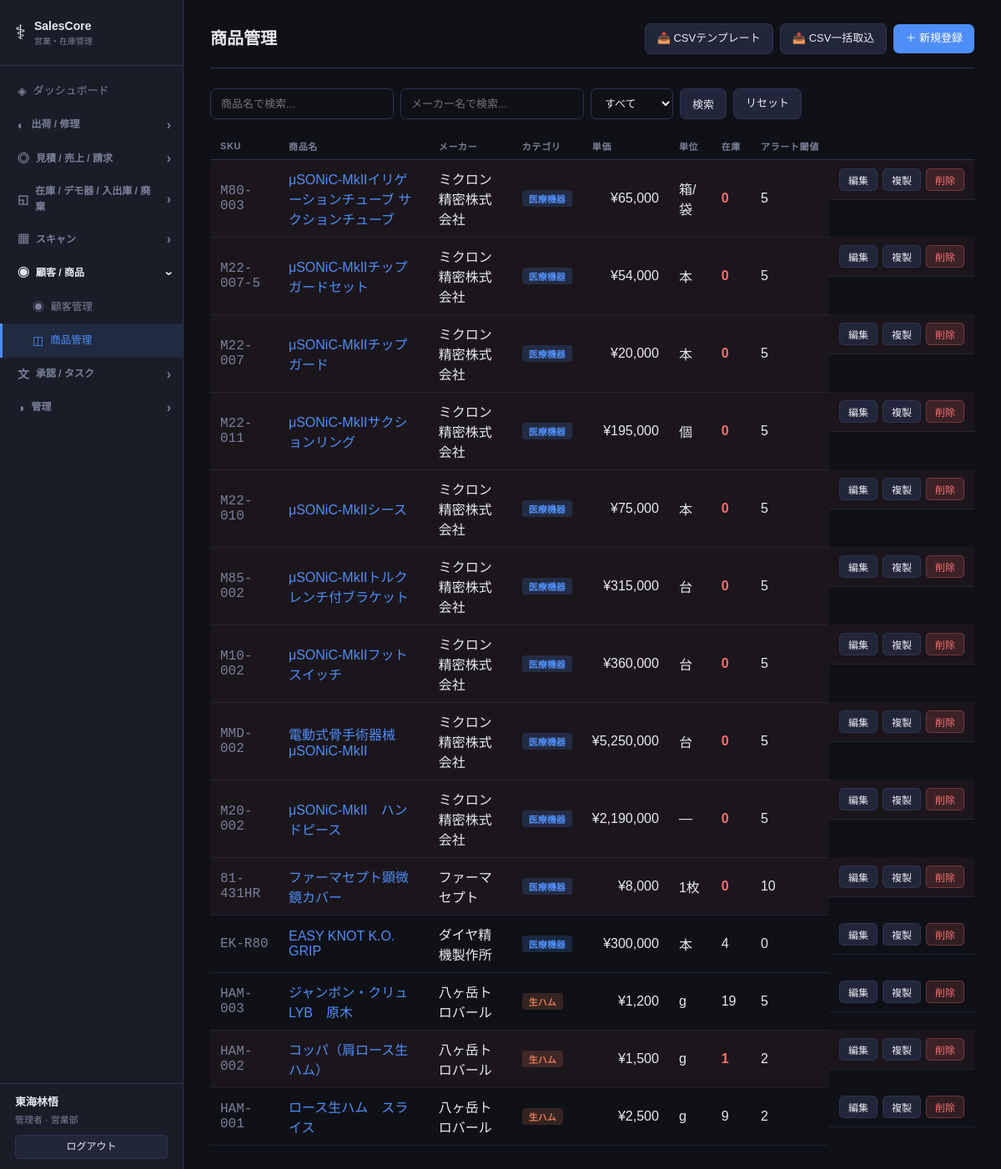
/products (signed in), run on the app's committed database.
### models.py (models this page shows)
class Base(DeclarativeBase):
    pass

class Staff(Base):
    __tablename__ = "staffs"
    id = Column(Integer, primary_key=True, autoincrement=True)
    name = Column(String(100), nullable=False)
    login_id = Column(String(50), unique=True, nullable=False)
    password_hash = Column(String(200), nullable=False)
    role = Column(String(20), default="user")
    department = Column(String(100), nullable=True)
    email = Column(String(200), nullable=True)
    is_active = Column(Boolean, default=True)
    last_active_at = Column(DateTime, nullable=True)
    last_active_page = Column(String(200), nullable=True)
    created_at = Column(DateTime, default=datetime.now)

class Product(Base):
    __tablename__ = "products"
    id = Column(Integer, primary_key=True, autoincrement=True)
    name = Column(String(200), nullable=False)
    category = Column(String(50), nullable=False)
    sku = Column(String(100), unique=True, nullable=True)
    unit_price = Column(Float, nullable=False)
    unit = Column(String(20), nullable=True)
    stock_alert_threshold = Column(Integer, default=10)
    alert_enabled = Column(Boolean, default=True, nullable=False)
    tracking_type = Column(String(20), default="none")
    maker = Column(String(200), nullable=True)
    jan_code = Column(String(50), nullable=True)          # JANコード
    approval_number = Column(String(100), nullable=True)  # 承認番号 / 認証番号
    device_class = Column(String(20), nullable=True)      # クラス分類: misc/1/2/3/4
    sales_role = Column(String(20), nullable=True)        # maker / distributor
    model_spec = Column(Text, nullable=True)              # 型式・仕様
    sterility = Column(String(20), nullable=True)         # 滅菌状態: sterile / non_sterile
    notes = Column(Text, nullable=True)
    created_at = Column(DateTime, default=datetime.now)
    inventory = relationship("Inventory", back_populates="product", uselist=False)
    inventory_histories = relationship("InventoryHistory", back_populates="product")
    quote_items = relationship("QuoteItem", back_populates="product")
    shipments = relationship("Shipment", back_populates="product")

### routers/products.py (the view)
@router.get("/products", response_class=HTMLResponse)
def list_products(request: Request, search: str = "", maker: str = "", category: str = "", db: Session = Depends(get_db)):
    products = crud.get_products(db, search=search, maker=maker, category=category)
    return templates.TemplateResponse("products/list.html", {
        "request": request, "products": products, "search": search, "maker": maker, "category": category
    })

### templates/products/list.html (shortened to what this page needs)
﻿{% extends "base.html" %}
{% block content %}
<div class="page-header">
  <h1 class="page-title">商品管理</h1>
  <div style="display:flex;gap:8px;align-items:center">
    <a href="/products/csv-template" class="btn btn-ghost" style="font-size:13px">📥 CSVテンプレート</a>
    <label class="btn btn-ghost" style="font-size:13px;cursor:pointer;margin:0">
      📤 CSV一括取込
    </label>
    <a href="/products/new" class="btn btn-primary">＋ 新規登録</a>
  </div>
</div>
<div class="filter-bar">
  <form method="get" class="filter-form">
    <input name="search" value="{{ search }}" placeholder="商品名で検索..." class="input">
    <input name="maker" value="{{ maker }}" placeholder="メーカー名で検索..." class="input">
    <select name="category" class="select">
      <option value="">すべて</option>
    </select>
    <button type="submit" class="btn btn-ghost">検索</button>
    <a href="/products" class="btn btn-ghost">リセット</a>
  </form>
</div>
<div class="table-wrap">
  <table class="table">
    <thead>
      <tr><th>SKU</th><th>商品名</th><th>メーカー</th><th>カテゴリ</th><th>単価</th><th>単位</th><th>在庫</th><th>アラート閾値</th><th></th></tr>
    </thead>
    <tbody>
      {% for p in products %}
      {% set stock = p.inventory.current_stock if p.inventory else 0 %}
      {% set is_alert = p.alert_enabled and stock <= p.stock_alert_threshold %}
      <tr class="{{ 'alert-row' if is_alert else '' }}">
        <td class="mono text-muted">{{ p.sku or "―" }}</td>
        <td><a href="/products/{{ p.id }}" class="link">{{ p.name }}</a></td>
        <td>{{ p.maker or "―" }}</td>
        <td><span class="badge badge-{{ p.category }}">{{ "医療機器" if p.category == "medical" else "生ハム" }}</span></td>
        <td class="text-right">¥{{ "{:,.0f}".format(p.unit_price) }}</td>
        <td>{{ p.unit or "―" }}</td>
        <td class="{{ 'text-danger fw-bold' if is_alert else '' }}">{{ stock }}</td>
        <td>{{ p.stock_alert_threshold }}</td>
        <td class="actions">
          <a href="/products/{{ p.id }}/edit" class="btn btn-sm btn-ghost">編集</a>
          <form method="post" action="/products/{{ p.id }}/duplicate" style="display:inline" onsubmit="return confirm('この商品を複製しますか？')">
            <button class="btn btn-sm btn-ghost">複製</button>
          </form>
          <form method="post" action="/products/{{ p.id }}/delete" style="display:inline" onsubmit="return confirm('削除しますか？')">
            <button class="btn btn-sm btn-danger">削除</button>
          </form>
        </td>
      </tr>
      {% else %}
      <tr><td colspan="9" class="empty">商品が登録されていません</td></tr>
      {% endfor %}
    </tbody>
  </table>
</div>
{% endblock %}

### templates/base.html (shortened to what this page needs)
<!DOCTYPE html>
<html lang="ja">
<head>
  <link rel="stylesheet" href="/static/css/style.css">
</head>
<body>
  <nav class="sidebar" id="sidebar">
    <div class="logo">
      <span class="logo-icon">⚕</span>
      <div>
        <div class="logo-title">SalesCore</div>
        <div class="logo-sub">営業・在庫管理</div>
      </div>
    </div>
    <ul class="nav-list">
      <li><a href="/" class="nav-link {% if request.url.path == '/' %}active{% endif %}" onclick="closeMenu()"><span class="nav-icon">◈</span> ダッシュボード</a></li>
      {% set grp1_active = ('/shipments' in request.url.path and '/repairs' not in request.url.path) or '/repairs' in request.url.path %}
      <li class="nav-group-item">
        <div class="nav-group-header {% if grp1_active %}open{% endif %}" onclick="toggleGroup('grp-shipment')">
          <span class="nav-icon">◐</span> 出荷 / 修理 <span class="nav-arrow">›</span>
        </div>
      </li>
      {% set grp2_active = '/quotes' in request.url.path or '/sales' in request.url.path or '/invoices' in request.url.path %}
      <li class="nav-group-item">
        <div class="nav-group-header {% if grp2_active %}open{% endif %}" onclick="toggleGroup('grp-sales')">
          <span class="nav-icon">◎</span> 見積 / 売上 / 請求 <span class="nav-arrow">›</span>
        </div>
      </li>
      {% set grp3_active = request.url.path == '/inventory' or 'history' in request.url.path or 'disposal' in request.url.path or '/demo' in request.url.path %}
      <li class="nav-group-item">
        <div class="nav-group-header {% if grp3_active %}open{% endif %}" onclick="toggleGroup('grp-inventory')">
          <span class="nav-icon">◱</span> 在庫 / デモ器 / 入出庫 / 廃棄 <span class="nav-arrow">›</span>
        </div>
      </li>
      {% set grp4_active = '/barcode' in request.url.path %}
      <li class="nav-group-item">
        <div class="nav-group-header {% if grp4_active %}open{% endif %}" onclick="toggleGroup('grp-scan')">
          <span class="nav-icon">▦</span> スキャン <span class="nav-arrow">›</span>
        </div>
      </li>
      {% set grp5_active = '/customers' in request.url.path or '/products' in request.url.path %}
      <li class="nav-group-item">
        <div class="nav-group-header {% if grp5_active %}open{% endif %}" onclick="toggleGroup('grp-customer')">
          <span class="nav-icon">◉</span> 顧客 / 商品 <span class="nav-arrow">›</span>
        </div>
        <ul class="nav-group {% if grp5_active %}open{% endif %}" id="grp-customer">
          <li><a href="/customers" class="nav-link {% if '/customers' in request.url.path %}active{% endif %}" onclick="closeMenu()"><span class="nav-icon">◉</span> 顧客管理</a></li>
          <li><a href="/products"  class="nav-link {% if '/products'  in request.url.path %}active{% endif %}" onclick="closeMenu()"><span class="nav-icon">◫</span> 商品管理</a></li>
        </ul>
      </li>
      {% set grp6_active = '/approval' in request.url.path or '/tasks' in request.url.path %}
      <li class="nav-group-item">
        <div class="nav-group-header {% if grp6_active %}open{% endif %}" onclick="toggleGroup('grp-approval')">
          <span class="nav-icon">文</span> 承認 / タスク <span class="nav-arrow">›</span>
        </div>
      </li>
      {% if request.state.staff and request.state.staff["role"] == "admin" %}
      {% set grp7_active = '/staff' in request.url.path %}
      <li class="nav-group-item">
        <div class="nav-group-header {% if grp7_active %}open{% endif %}" onclick="toggleGroup('grp-admin')">
          <span class="nav-icon">◑</span> 管理 <span class="nav-arrow">›</span>
        </div>
      </li>
      {% endif %}
    </ul>
    <div class="sidebar-user">
      {% if request.state.staff %}
      <div class="sidebar-user-name">{{ request.state.staff["name"] }}</div>
      <div class="sidebar-user-role">{{ "管理者" if request.state.staff["role"] == "admin" else "一般" }}{% if request.state.staff["department"] %} · {{ request.state.staff["department"] }}{% endif %}</div>
      <a href="/logout" class="btn btn-ghost btn-sm" style="margin-top:8px;width:100%;justify-content:center">ログアウト</a>
      {% endif %}
    </div>
  </nav>
  <main class="main">
    <div class="content">
      {% block content %}{% endblock %}
    </div>
  </main>
</body>
</html>

### data on the page
Staff: state.staff.name "東海林悟", role "管理者", state.staff.department "営業部"
Product: sku "M80-003", name "μSONiC-MkIIイリゲーションチューブ サクションチューブ", maker "ミクロン精密株式会社", category "医療機器", unit_price "65,000", unit "箱/袋", stock "0", stock_alert_threshold "5"
Product: sku "M22-007-5", name "μSONiC-MkIIチップガードセット", maker "ミクロン精密株式会社", category "医療機器", unit_price "54,000", unit "本", stock "0", stock_alert_threshold "5"
Product: sku "M22-007", name "μSONiC-MkIIチップガード", maker "ミクロン精密株式会社", category "医療機器", unit_price "20,000", unit "本", stock "0", stock_alert_threshold "5"
Product: sku "M22-011", name "μSONiC-MkIIサクションリング", maker "ミクロン精密株式会社", category "医療機器", unit_price "195,000", unit "個", stock "0", stock_alert_threshold "5"
Product: sku "M22-010", name "μSONiC-MkIIシース", maker "ミクロン精密株式会社", category "医療機器", unit_price "75,000", unit "本", stock "0", stock_alert_threshold "5"
Product: sku "M85-002", name "μSONiC-MkIIトルクレンチ付ブラケット", maker "ミクロン精密株式会社", category "医療機器", unit_price "315,000", unit "台", stock "0", stock_alert_threshold "5"
Product: sku "M10-002", name "μSONiC-MkIIフットスイッチ", maker "ミクロン精密株式会社", category "医療機器", unit_price "360,000", unit "台", stock "0", stock_alert_threshold "5"
Product: sku "MMD-002", name "電動式骨手術器械μSONiC-MkII", maker "ミクロン精密株式会社", category "医療機器", unit_price "5,250,000", unit "台", stock "0", stock_alert_threshold "5"
Product: sku "M20-002", name "μSONiC-MkII ハンドピース", maker "ミクロン精密株式会社", category "医療機器", unit_price "2,190,000", unit "―", stock "0", stock_alert_threshold "5"
Product: sku "81-431HR", name "ファーマセプト顕微鏡カバー", maker "ファーマセプト", category "医療機器", unit_price "8,000", unit "1枚", stock "0", stock_alert_threshold "10"
Product: sku "EK-R80", name "EASY KNOT K.O. GRIP", maker "ダイヤ精機製作所", category "医療機器", unit_price "300,000", unit "本", stock "4", stock_alert_threshold "0"
Product: sku "HAM-003", name "ジャンボン・クリュ LYB 原木", maker "八ヶ岳トロバール", category "生ハム", unit_price "1,200", unit "g", stock "19", stock_alert_threshold "5"
Product: sku "HAM-002", name "コッパ（肩ロース生ハム）", maker "八ヶ岳トロバール", category "生ハム", unit_price "1,500", unit "g", alert_enabled "1", stock_alert_threshold "2"
Product: sku "HAM-001", name "ロース生ハム スライス", maker "八ヶ岳トロバール", category "生ハム", unit_price "2,500", unit "g", stock "9", stock_alert_threshold "2"
